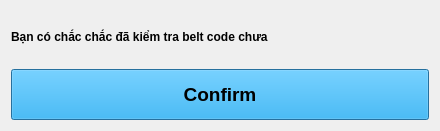
<?xml version="1.0" encoding="UTF-8"?>
<ui version="4.0">
 <class>Dialog</class>
 <widget class="QDialog" name="Dialog">
  <property name="geometry">
   <rect>
    <x>0</x>
    <y>0</y>
    <width>440</width>
    <height>131</height>
   </rect>
  </property>
  <property name="minimumSize">
   <size>
    <width>440</width>
    <height>131</height>
   </size>
  </property>
  <property name="maximumSize">
   <size>
    <width>440</width>
    <height>131</height>
   </size>
  </property>
  <property name="windowTitle">
   <string>Confirm Window</string>
  </property>
  <layout class="QVBoxLayout" name="verticalLayout">
   <item>
    <widget class="QLabel" name="label_information">
     <property name="sizePolicy">
      <sizepolicy hsizetype="Expanding" vsizetype="Expanding">
       <horstretch>0</horstretch>
       <verstretch>0</verstretch>
      </sizepolicy>
     </property>
     <property name="styleSheet">
      <string notr="true">QLabel#label_information{
    color: black;
    font-weight: bold;
    qproperty-alignment: 'AlignCenter';
}
</string>
     </property>
     <property name="text">
      <string>Bạn có chắc chắc đã kiểm tra belt code chưa</string>
     </property>
    </widget>
   </item>
   <item>
    <widget class="QPushButton" name="button_confirm_again">
     <property name="enabled">
      <bool>true</bool>
     </property>
     <property name="sizePolicy">
      <sizepolicy hsizetype="Expanding" vsizetype="Expanding">
       <horstretch>0</horstretch>
       <verstretch>0</verstretch>
      </sizepolicy>
     </property>
     <property name="font">
      <font>
       <pointsize>14</pointsize>
       <bold>true</bold>
      </font>
     </property>
     <property name="styleSheet">
      <string notr="true">QPushButton#button_confirm_again{
    color: black;
    font-weight: bold;
    background-color: rgb(0, 170, 255);
    text-align: center;
}
</string>
     </property>
     <property name="text">
      <string>Confirm</string>
     </property>
    </widget>
   </item>
  </layout>
 </widget>
 <resources/>
 <connections/>
</ui>
